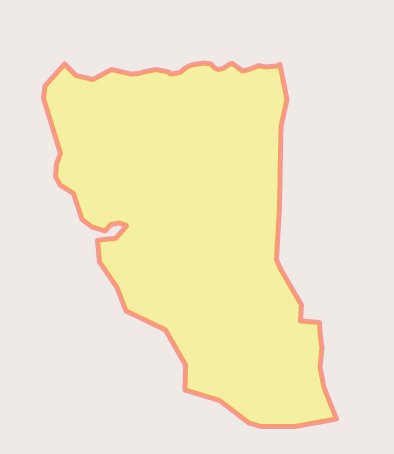
#> input picture polygonGeneration/testMap.png, 394 x 454 px
$ python pngToPolygon.py
#> lines starting #> are read from the running program, lines starting #| are printed output that depends on the picture; after the words box and inside, x2 and y2 are one past the last pixel; in counts of white or black regions, pixels touching at a corner belong together
import numpy as np
from skimage import io, measure, morphology
from skimage.io import imsave, imread
from matplotlib import pyplot as plt

# Take in image path, the latitude and longitude of the corners of the image
def getCoordinatesArray(imgName,corners):
#> called with imgName = 'testMap.png'
  img = io.imread(imgName, as_gray=True)
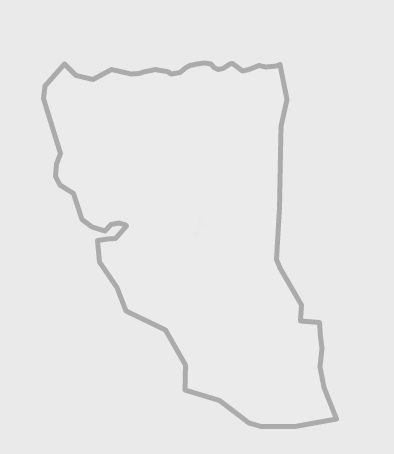
#> img: shape (454, 394) float64; min 0.672, max 0.926, mean 0.914
  # do thresholding
  mask = img < 0.7
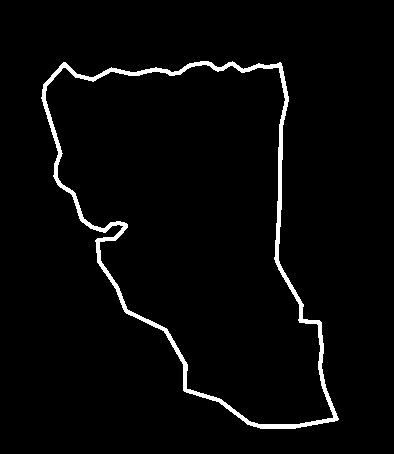
#> mask: shape (454, 394) bool; 2.9% white; 1 white region, box (x1, y1, x2, y2) and area: (41, 61, 339, 429) 5220

  plt.matshow(mask, cmap='gray')

  # ij coords of perimeter
  coords = np.nonzero(mask)
#> coords = 5220 positions, rows 61 to 428, columns 41 to 338

  print(coords)
#> (printed output is left out)

center = [28.7039,77.1025]
corners = {'top-left':[28.7040,77.1024],'top-right':[28.7040,77.1026],'bottom-left':[28.7038,77.1024],'bottom-right':[28.7038,77.1026]}

getCoordinatesArray('testMap.png',corners)
